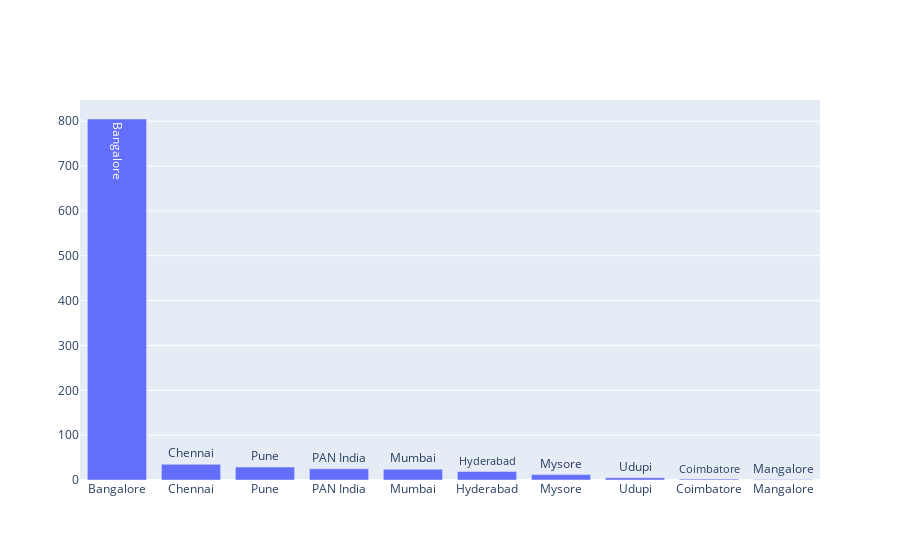

Write notebook code for a chart like this one.
### Code cell
import plotly.graph_objects as go
labels = list(loc.keys())
values = list(loc.values())

# Use `hole` to create a donut-like pie chart
fig = go.Figure(data=[go.Bar(x=labels, y=values,text=list(loc.keys()))])
fig.show()

### Figure 1 — Plotly figure (JSON) as saved in the notebook; plotly's stock layout.template omitted (floating-point values rounded to 4 significant figures)
{"data": [{"text": ["Bangalore", "Chennai", "Pune", "PAN India", "Mumbai", "Hyderabad", "Mysore", "Udupi", "Coimbatore", "Mangalore"], "type": "bar", "x": ["Bangalore", "Chennai", "Pune", "PAN India", "Mumbai", "Hyderabad", "Mysore", "Udupi", "Coimbatore", "Mangalore"], "y": [805, 35, 29, 25, 24, 19, 12, 5, 2, 1]}], "layout": {}}
